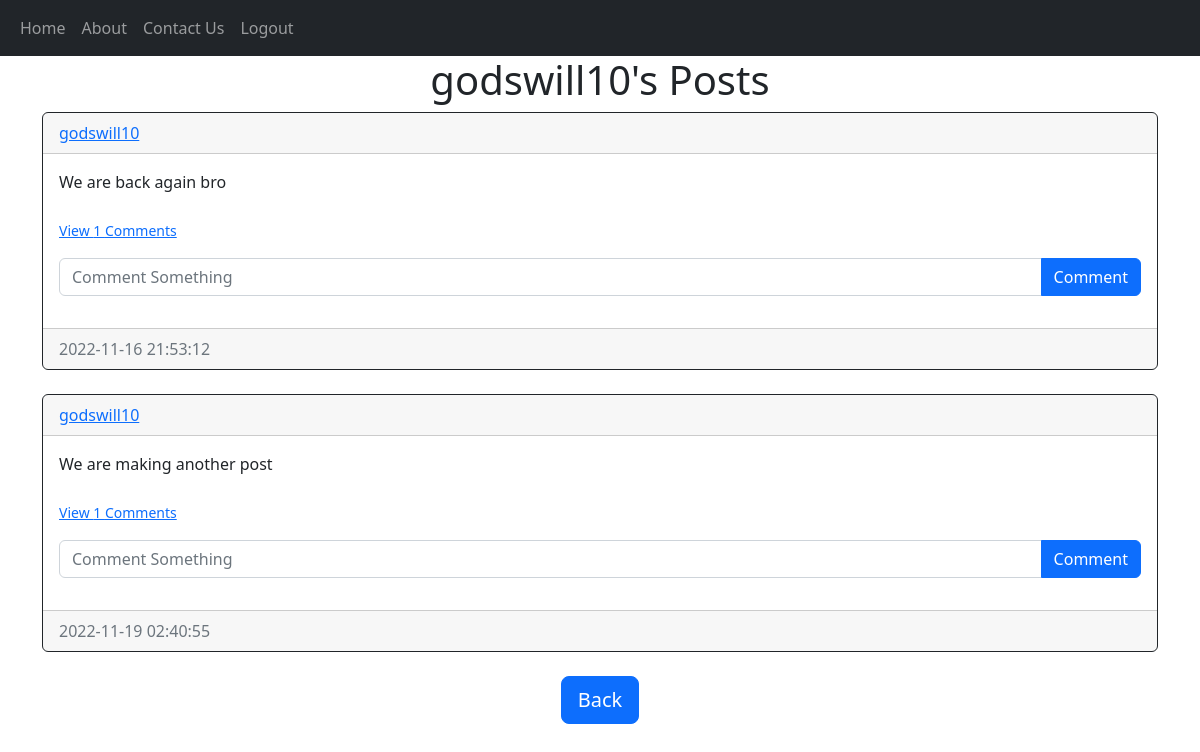
The page /posts/godswill10 (signed in) on the database its author committed.
### website/models.py (models this page shows)
class User(db.Model, UserMixin):
    id = db.Column(db.Integer, primary_key=True)
    email = db.Column(db.String(150), unique=True)
    username = db.Column(db.String(150), unique=True)
    password = db.Column(db.String(150))
    date_created = db.Column(db.DateTime(timezone=True), default=func.now())
    posts = db.relationship('Post', backref='user', passive_deletes=True)
    comments = db.relationship('Comment', backref='user', passive_deletes=True)

class Post(db.Model):
    id = db.Column(db.Integer, primary_key=True)
    text = db.Column(db.Text, nullable=False)
    date_created = db.Column(db.DateTime(timezone=True), default=func.now())
    author = db.Column(db.Integer, db.ForeignKey('user.id', ondelete="CASCADE"), nullable=False)
    comments = db.relationship('Comment', backref='post', passive_deletes=True)

### website/views.py (the view)
@views.route("/posts/<username>")
@login_required
def posts(username):
    user = User.query.filter_by(username=username).first()
    if not user:
        flash('Username does not exist', category='error')
        return redirect(url_for('views.home'))
    posts = user.posts
    return render_template("posts.html", user=current_user, posts=posts, username=username)

### website/__init__.py (called while the page is built)
def create_app():
    app = Flask(__name__)
    app.config['SECRET_KEY'] = "helloworld"
    app.config['SQLALCHEMY_DATABASE_URI'] = f'sqlite:///{DB_NAME}'
    db.init_app(app)
    app.app_context().push()
    from .views import views
    from .auth import auth
    app.register_blueprint(views, url_prefix="/")
    app.register_blueprint(auth, url_prefix="/")
    from . import models
    from .models import User, Post, Comment
    with app.app_context():
        db.create_all()
    create_database(app)
    login_manager = LoginManager()
    login_manager.login_view = "auth.login"
    login_manager.init_app(app)
    @login_manager.user_loader
    def load_user(id):
        return User.query.get(int(id))
    return app
    return app

### website/templates/posts.html (shortened to what this page needs)
{% extends "posts_div.html" %}
{% block header%}
    {{username}}'s Posts
{% endblock %}
{% block footer %}
<div align="center">
    <a href="/home">
        <button type="button" class="btn btn-primary btn-lg">Back</button>
    </a>
</div>
{% endblock %}

### website/templates/posts_div.html (shortened to what this page needs)
{% extends "base.html" %}
{% block content%}
<h1 align="center">{% block header %}Posts{% endblock %}</h1>
<div id="posts">
    {% for post in posts %}
        <div class="card border-dark">
            <div class="card-header d-flex justify-content-between align-items-center">
                <a href="/posts/{{post.user.username}}">{{post.user.username}}</a>
            </div>
            <div class="card-body">
                <div class="card-text">{{post.text}}</div>
                <br>
                <div>
                    <p class="card-test">
                        {% if post.comments|length > 0 %}
                        <a href="#comments-{{post.id}}" data-bs-toggle="collapse" role="button">
                            <small>
                                View {{post.comments|length}} Comments
                            </small>
                        </a>
                        {% else %}
                        <small class="text-muted">No Comments</small>
                        {% endif %}
                    </p>
                </div>
                <form class="input-group mb-3" method="POST" action="/create-comment/{{post.id}}">
                    <input type="text" id="text" name="text" class="form-control" placeholder="Comment Something">
                    <button type="submit" class="btn btn-primary">Comment</button>
                </form>
            </div>
            <div class="card-footer text-muted">
                {{post.date_created}}
            </div>
        </div>
        <br>
    {% endfor %}
</div>
{% block footer %}{% endblock %}
{% endblock %}

### rows shown on the page
User: username "godswill10"
Post: user.username "godswill10", text "We are back again bro", comments|length "1", date_created "2022-11-16 21:53:12"
Post: user.username "godswill10", text "We are making another post", comments|length "1", date_created "2022-11-19 02:40:55"
